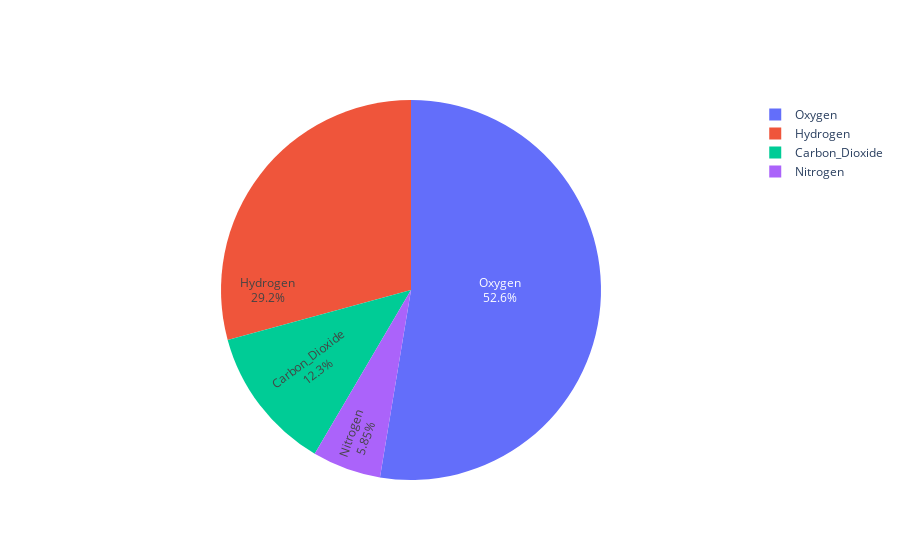

Here is the notebook cell this chart was saved with:
### Markdown cell above
---

### Code cell
import plotly.graph_objects as go

labels = ['Oxygen','Hydrogen','Carbon_Dioxide','Nitrogen']
values = [4500, 2500, 1053, 500]

fig = go.Figure(data=[go.Pie(labels=labels, values=values, textinfo='label+percent',
                             insidetextorientation='radial'
                            )])
fig.show()

### Figure 1 — Plotly figure (JSON) as saved in the notebook; plotly's stock layout.template omitted (floating-point values rounded to 4 significant figures)
{"data": [{"insidetextorientation": "radial", "labels": ["Oxygen", "Hydrogen", "Carbon_Dioxide", "Nitrogen"], "textinfo": "label+percent", "type": "pie", "values": [4500, 2500, 1053, 500]}], "layout": {}}
